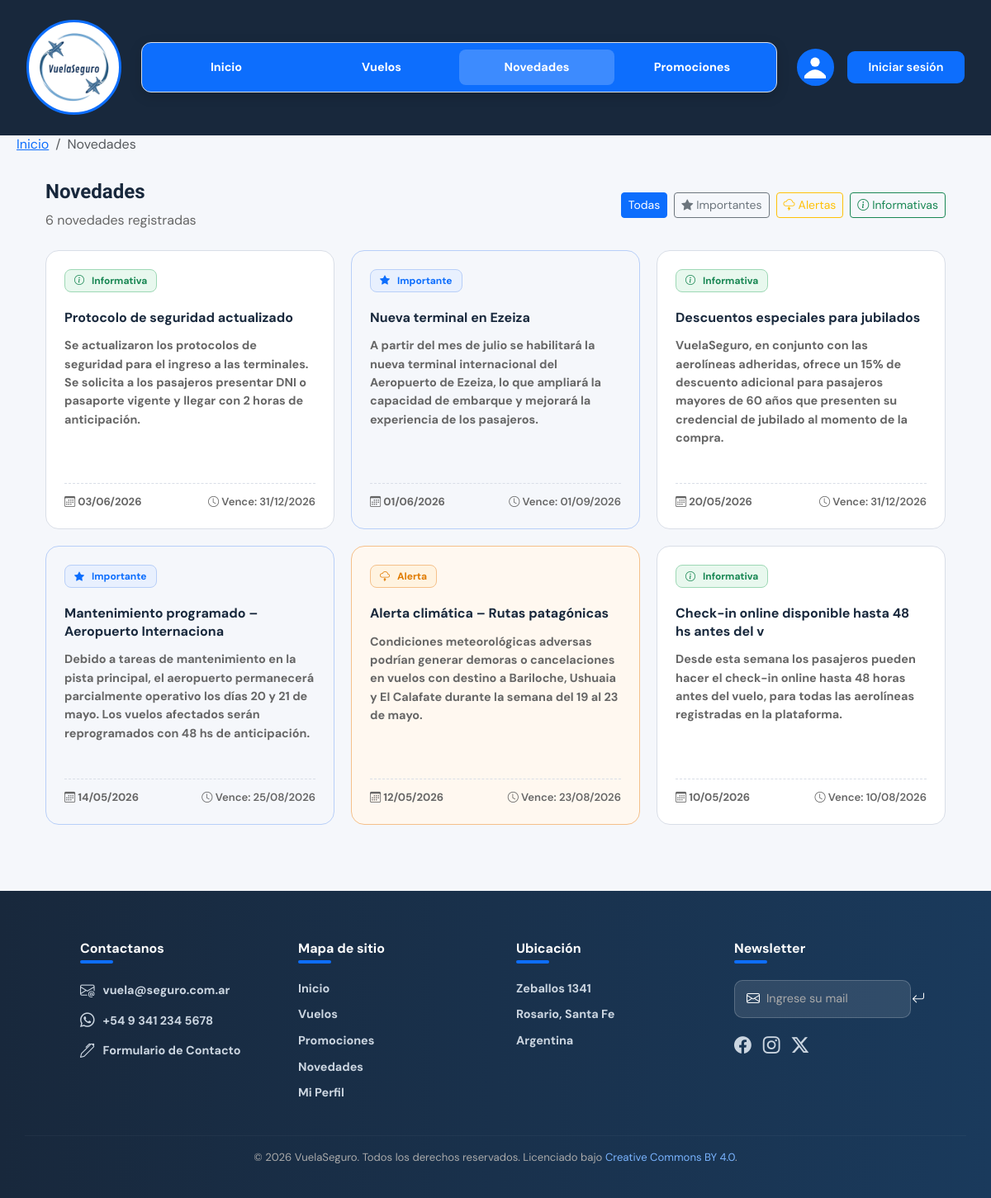
The app's page /NOVEDADES/novedades.php, older data.
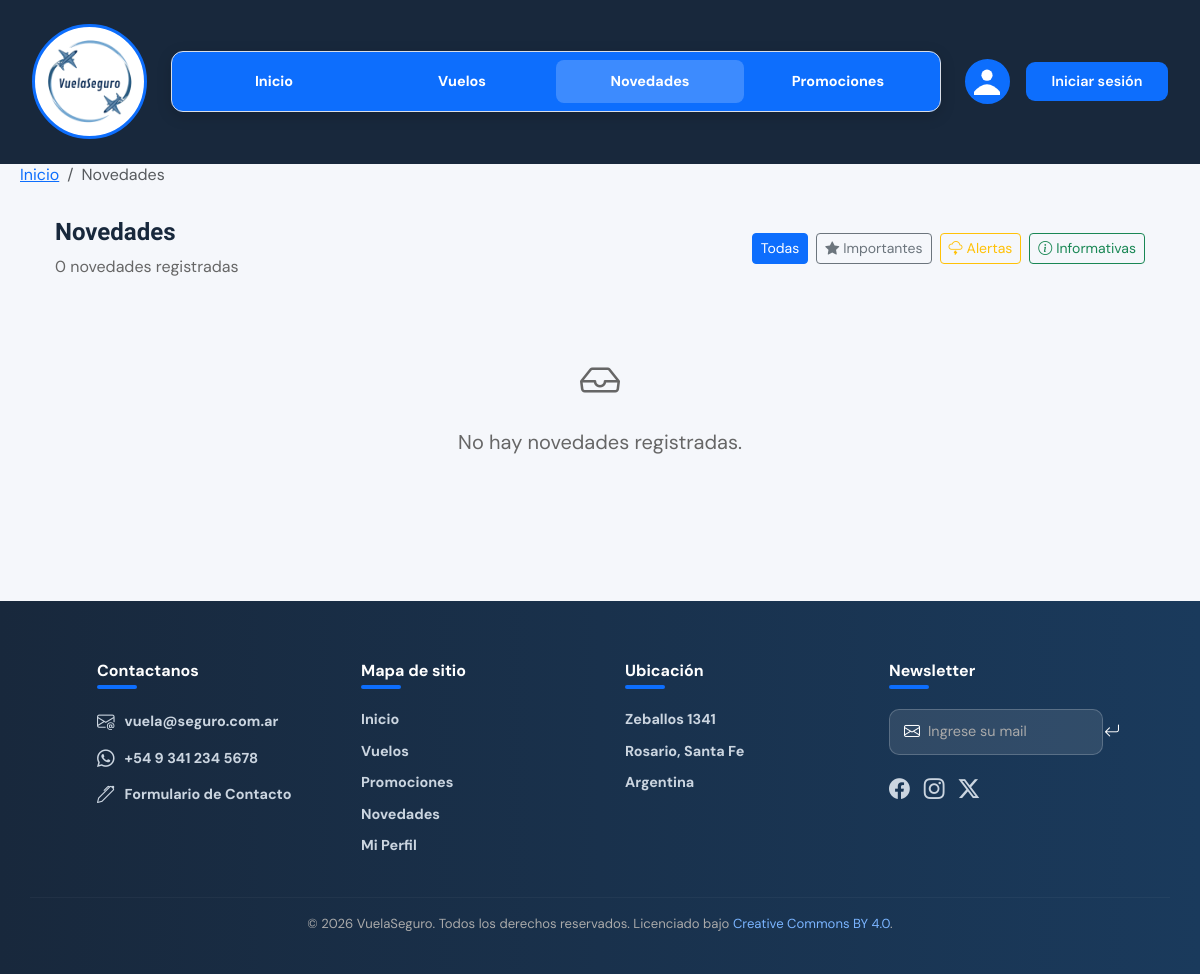
The same page, newer data.
### tables this page shows
CREATE TABLE `novedades` (
  `codNovedad` int(11) NOT NULL,
  `TituloNovedad` varchar(50) NOT NULL,
  `textoNovedad` text NOT NULL,
  `fechaPublicacionNovedad` date NOT NULL,
  `fechaExpiracionNovedad` date NOT NULL,
  `tipoNovedad` enum('Alerta','Importante','Informativa') NOT NULL
);

### NOVEDADES/novedades.php (the view, shortened to what the changed rows need)
<?php
include_once('../conexion.inc');
if(isset($_SESSION['tipoUsuario'])){
  $esAdmin = ($_SESSION['tipoUsuario'] === 'admin');
} else {
  $esAdmin = FALSE;
}
$porPagina   = 6;
$paginaActual = isset($_GET['pagina']) && is_numeric($_GET['pagina']) ? (int)$_GET['pagina'] : 1;
$offset = ($paginaActual - 1) * $porPagina;
$params     = [];
$types      = '';
$whereClause = $esAdmin ? "WHERE 1=1" : "WHERE fechaExpiracionNovedad >= CURDATE()";
$sqlTotal = "SELECT COUNT(*) AS total FROM novedades $whereClause";
$stmtTotal = $link->prepare($sqlTotal);
$stmtTotal->execute();
$totalRegistros = $stmtTotal->get_result()->fetch_assoc()['total'];
$sql = "SELECT * FROM novedades $whereClause ORDER BY fechaPublicacionNovedad DESC LIMIT ? OFFSET ?";
$paramsQuery   = array_merge($params, [$porPagina, $offset]);
$typesQuery    = $types . 'ii';
$stmt = $link->prepare($sql);
$stmt->bind_param($typesQuery, ...$paramsQuery);
$stmt->execute();
$novedades = $stmt->get_result();
function badgeNovedad(string $tipo): string {
    return match($tipo) {
        'Importante'  => '<span class="badge-nov badge-imp"><i class="bi bi-star-fill me-1"></i>Importante</span>',
        'Alerta'      => '<span class="badge-nov badge-alt"><i class="bi bi-cloud-lightning me-1"></i>Alerta</span>',
        default       => '<span class="badge-nov badge-info"><i class="bi bi-info-circle me-1"></i>Informativa</span>',
    };
}
function claseCard(string $tipo): string {
    return match($tipo) {
        'Importante' => 'novedad-card destacada',
        'Alerta'     => 'novedad-card alerta',
        default      => 'novedad-card',
    };
}
?>
<!DOCTYPE html>
<html lang="es">
<head>
  <link href="https://cdn.jsdelivr.net/npm/bootstrap@5.3.3/dist/css/bootstrap.min.css" rel="stylesheet">
  <link rel="stylesheet" href="https://cdn.jsdelivr.net/npm/bootstrap-icons@1.13.1/font/bootstrap-icons.min.css">
  <link href="../INDEX/estilos-globales.css" rel="stylesheet">
  <link href="novedades.css" rel="stylesheet">
</head>
<body>
<main class="novedades-wrapper container mt-4 mb-5">
  <div class="novedades-header d-flex justify-content-between align-items-center mb-4 flex-wrap">
    <div>
      <h2 style="font-family:'Sora',sans-serif;">Novedades</h2>
      <p class="novedades-count mt-1 mb-0">
        <?= $totalRegistros ?> novedad<?= $totalRegistros !== 1 ? 'es' : '' ?> registradas
      </p>
    </div>
  </div>
  <?php if ($novedades->num_rows === 0): ?>
    <div class="text-center py-5" style="color:var(--gris);">
      <i class="bi bi-inbox fs-1 d-block mb-3"></i>
      <p class="fs-5">No hay novedades registradas.</p>
    </div>
  <?php else: ?>
    <div class="novedades-grid">
      <?php
      while ($nov = $novedades->fetch_assoc()):
      ?>
        <div class="<?= claseCard($nov['tipoNovedad']) ?>">
          <div>
              <?= badgeNovedad($nov['tipoNovedad']) ?>
          </div>
          <div class="nov-titulo-card mt-2"><?= htmlspecialchars($nov['TituloNovedad']) ?></div>
          <p class="nov-texto"><?= nl2br(htmlspecialchars($nov['textoNovedad'])) ?></p>
          <div class="nov-fecha mt-3">
            <span><i class="bi bi-calendar3"></i> <?= date('d/m/Y', strtotime($nov['fechaPublicacionNovedad'])) ?></span>
            <span class="nov-vence"><i class="bi bi-clock"></i> Vence: <?= date('d/m/Y', strtotime($nov['fechaExpiracionNovedad'])) ?></span>
          </div>
        </div>
      <?php endwhile; ?>
    </div>
  <?php endif; ?>
</main>
</body>
</html>

Row changes from the older to the newer data that the page shows:
removed novedades: tipoNovedad "Informativa", TituloNovedad "Protocolo de seguridad actualizado", textoNovedad "Se actualizaron los protocolos de seguridad para el ingreso a las terminales. Se solicita a los pasajeros presentar DNI o pasaporte vigente y llegar con 2 horas de anticipación.", fechaPublicacionNovedad "03/06/2026", fechaExpiracionNovedad "31/12/2026"
removed novedades: tipoNovedad "Importante", TituloNovedad "Nueva terminal en Ezeiza", textoNovedad "A partir del mes de julio se habilitará la nueva terminal internacional del Aeropuerto de Ezeiza, lo que ampliará la capacidad de embarque y mejorará la experiencia de los pasajeros.", fechaPublicacionNovedad "01/06/2026", fechaExpiracionNovedad "01/09/2026"
removed novedades: tipoNovedad "Informativa", TituloNovedad "Descuentos especiales para jubilados", textoNovedad "VuelaSeguro, en conjunto con las aerolíneas adheridas, ofrece un 15% de descuento adicional para pasajeros mayores de 60 años que presenten su credencial de jubilado al momento de la compra.", fechaPublicacionNovedad "20/05/2026", fechaExpiracionNovedad "31/12/2026"
removed novedades: tipoNovedad "Importante", TituloNovedad "Mantenimiento programado – Aeropuerto Internaciona", textoNovedad "Debido a tareas de mantenimiento en la pista principal, el aeropuerto permanecerá parcialmente operativo los días 20 y 21 de mayo. Los vuelos afectados serán reprogramados con 48 hs de anticipación.", fechaPublicacionNovedad "14/05/2026", fechaExpiracionNovedad "25/08/2026"
removed novedades: tipoNovedad "Alerta", TituloNovedad "Alerta climática – Rutas patagónicas", textoNovedad "Condiciones meteorológicas adversas podrían generar demoras o cancelaciones en vuelos con destino a Bariloche, Ushuaia y El Calafate durante la semana del 19 al 23 de mayo.", fechaPublicacionNovedad "12/05/2026", fechaExpiracionNovedad "23/08/2026"
removed novedades: tipoNovedad "Informativa", TituloNovedad "Check-in online disponible hasta 48 hs antes del v", textoNovedad "Desde esta semana los pasajeros pueden hacer el check-in online hasta 48 horas antes del vuelo, para todas las aerolíneas registradas en la plataforma.", fechaPublicacionNovedad "10/05/2026", fechaExpiracionNovedad "10/08/2026"
Text that changed along with them:
$totalRegistros: "6" → "0"
text now shown: "No hay novedades registradas."
